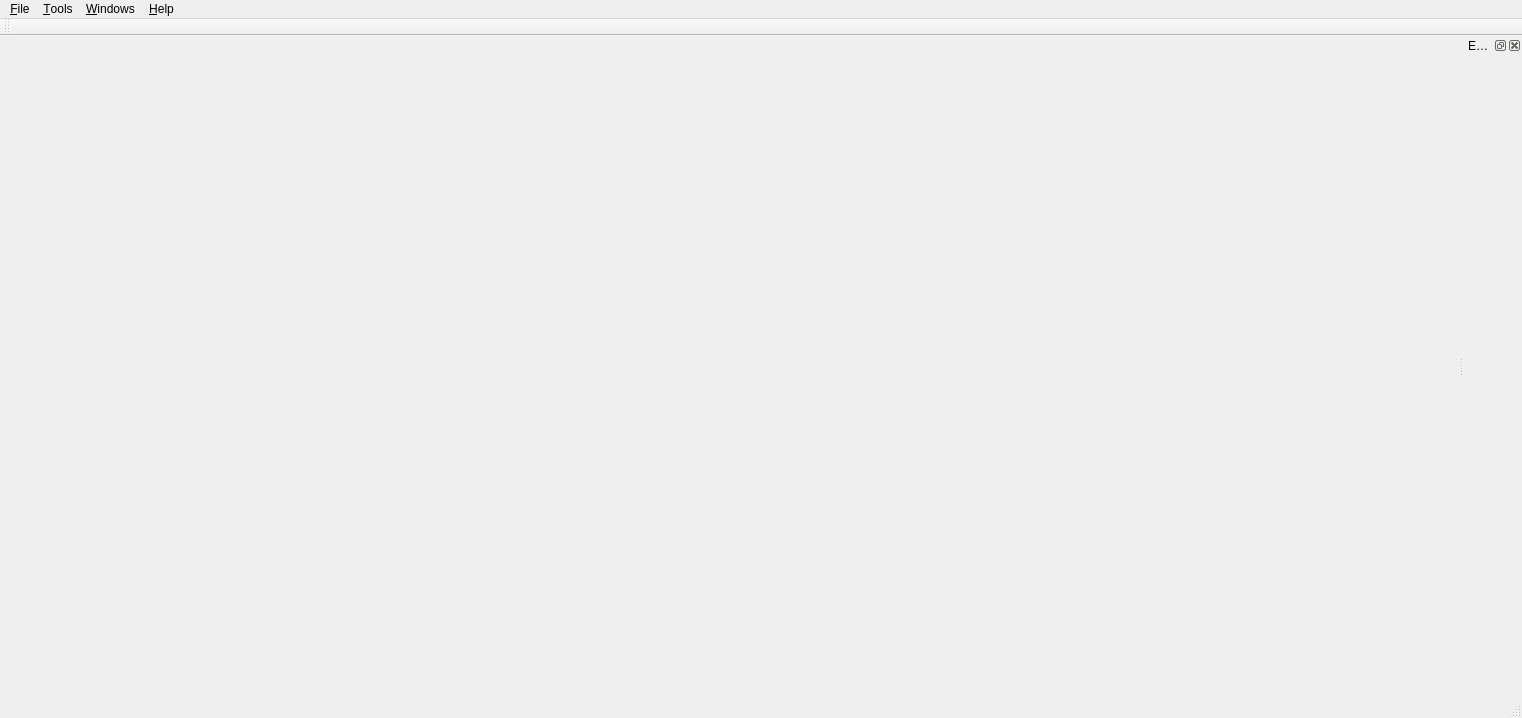
<?xml version="1.0" encoding="UTF-8"?>
<ui version="4.0">
 <class>MainWindow</class>
 <widget class="QMainWindow" name="MainWindow">
  <property name="geometry">
   <rect>
    <x>0</x>
    <y>0</y>
    <width>1522</width>
    <height>718</height>
   </rect>
  </property>
  <property name="windowTitle">
   <string>GKChess Position Explorer</string>
  </property>
  <widget class="QWidget" name="centralWidget">
   <layout class="QVBoxLayout" name="verticalLayout_2">
    <item>
     <widget class="GKChess::UI::BoardView" name="boardView" native="true">
      <property name="sizePolicy">
       <sizepolicy hsizetype="Preferred" vsizetype="Preferred">
        <horstretch>2</horstretch>
        <verstretch>0</verstretch>
       </sizepolicy>
      </property>
     </widget>
    </item>
   </layout>
  </widget>
  <widget class="QMenuBar" name="menuBar">
   <property name="geometry">
    <rect>
     <x>0</x>
     <y>0</y>
     <width>1522</width>
     <height>20</height>
    </rect>
   </property>
   <widget class="QMenu" name="menuFile">
    <property name="title">
     <string>&amp;File</string>
    </property>
    <widget class="QMenu" name="menu_Load_Position">
     <property name="title">
      <string>&amp;Load Position</string>
     </property>
     <addaction name="actionStandard_Starting_Position"/>
     <addaction name="actionChess960_Starting_Position"/>
     <addaction name="separator"/>
     <addaction name="actionLoad_FEN_in_Clipboard"/>
     <addaction name="actionLoad_PGN_in_Clipboard"/>
     <addaction name="actionLoadPGN_File"/>
    </widget>
    <addaction name="menu_Load_Position"/>
    <addaction name="separator"/>
    <addaction name="actionQuit"/>
   </widget>
   <widget class="QMenu" name="menu_Tools">
    <property name="title">
     <string>&amp;Tools</string>
    </property>
    <addaction name="actionRandom_Chess960_Position"/>
   </widget>
   <widget class="QMenu" name="menuHelp">
    <property name="title">
     <string>&amp;Help</string>
    </property>
    <addaction name="actionAbout"/>
   </widget>
   <widget class="QMenu" name="menuWindows">
    <property name="title">
     <string>&amp;Windows</string>
    </property>
    <addaction name="actionOpening_Book_Reader"/>
   </widget>
   <addaction name="menuFile"/>
   <addaction name="menu_Tools"/>
   <addaction name="menuWindows"/>
   <addaction name="menuHelp"/>
  </widget>
  <widget class="QToolBar" name="mainToolBar">
   <attribute name="toolBarArea">
    <enum>TopToolBarArea</enum>
   </attribute>
   <attribute name="toolBarBreak">
    <bool>false</bool>
   </attribute>
  </widget>
  <widget class="QStatusBar" name="statusBar"/>
  <widget class="QDockWidget" name="dockWidget_2">
   <property name="windowTitle">
    <string>Engine Control</string>
   </property>
   <attribute name="dockWidgetArea">
    <number>2</number>
   </attribute>
   <widget class="QWidget" name="dockWidgetContents_2">
    <layout class="QVBoxLayout" name="verticalLayout_3">
     <property name="leftMargin">
      <number>0</number>
     </property>
     <property name="topMargin">
      <number>0</number>
     </property>
     <property name="rightMargin">
      <number>0</number>
     </property>
     <property name="bottomMargin">
      <number>0</number>
     </property>
     <item>
      <widget class="GKChess::UI::EngineControl" name="engine_control" native="true"/>
     </item>
    </layout>
   </widget>
  </widget>
  <action name="actionLoad_FEN_in_Clipboard">
   <property name="text">
    <string>&amp;FEN String in Clipboard</string>
   </property>
  </action>
  <action name="actionLoad_PGN_in_Clipboard">
   <property name="text">
    <string>&amp;PGN String in Clipboard</string>
   </property>
  </action>
  <action name="actionLoadPGN_File">
   <property name="text">
    <string>PGN File</string>
   </property>
  </action>
  <action name="actionQuit">
   <property name="text">
    <string>&amp;Quit</string>
   </property>
  </action>
  <action name="actionRandom_Chess960_Position">
   <property name="text">
    <string>&amp;Random Chess960 Position</string>
   </property>
  </action>
  <action name="actionAbout">
   <property name="text">
    <string>&amp;About</string>
   </property>
  </action>
  <action name="actionOpening_Book_Reader">
   <property name="text">
    <string>Opening &amp;Book Reader</string>
   </property>
  </action>
  <action name="actionStandard_Starting_Position">
   <property name="text">
    <string>&amp;Standard Starting Position</string>
   </property>
  </action>
  <action name="actionChess960_Starting_Position">
   <property name="text">
    <string>&amp;Chess960 Starting Position</string>
   </property>
  </action>
 </widget>
 <layoutdefault spacing="6" margin="11"/>
 <customwidgets>
  <customwidget>
   <class>GKChess::UI::BoardView</class>
   <extends>QWidget</extends>
   <header>gkchess_boardview.h</header>
   <container>1</container>
  </customwidget>
  <customwidget>
   <class>GKChess::UI::EngineControl</class>
   <extends>QWidget</extends>
   <header>gkchess_enginecontrol.h</header>
   <container>1</container>
  </customwidget>
 </customwidgets>
 <resources/>
 <connections/>
</ui>
